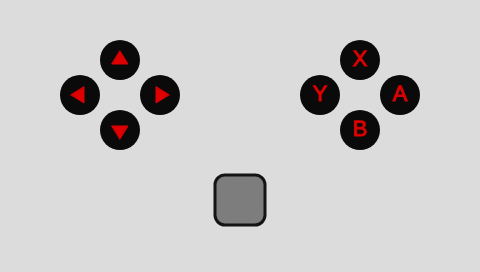
Frame 1 (no input)
Frame 60 (no input): identical to frame 1, image omitted
Frame 120 (the mouse pressed at the canvas centre since frame 60): identical to frame 1, image omitted

The p5.js sketch that drew this single still picture (run headless with seeded random() and noise() and a simulated clock; from frame 60 on, the mouse is pressed at the canvas centre):

// p5.js sketch
// ── sketch.js
function setup() {
  createCanvas(480, 272);
  angle1 = 0;
  g = 0;
  a = 1;
  alphaV = [255,255,255,255,255,255,255,255];
}

function draw() {
  background(220);
  

  // create buttons
  push()
  fill(10)
  noStroke()
  //up
  fill(10,alphaV[0])
  ellipse(120,60,40)
  
  //down
  fill(10,alphaV[1])
  ellipse(120,130,40)
  
  //left
  fill(10,alphaV[2])
  ellipse(80,95,40)
  
  //right
  fill(10,alphaV[3])
  ellipse(160,95,40)
  
  //x
  fill(10,alphaV[4])
  ellipse(360,60,40)
  
  //b
  fill(10,alphaV[5])
  ellipse(360,130,40)
  
  //y
  fill(10,alphaV[6])
  ellipse(320,95,40)
  
  //a
  fill(10,alphaV[7])
  ellipse(400,95,40)
  pop()
  
    // create buttons
  push()
  //fill(191, 34, 34)
  //stroke(191, 34, 34)
  fill(220, 0, 0)
  stroke(220, 0, 0)
  strokeWeight(1)
  
  //up
  //ellipse(120,60,40)
  triangle(112,65-a,128,65-a,120,52-a)
  
  //down
  //ellipse(120,130,40)
  triangle(112,125+a,128,125+a,120,138+a)
  
  //left
  //ellipse(80,95,40)
  triangle(85-a,87,85-a,103,72-a,95)
  
  //right
  //ellipse(160,95,40)
  triangle(155+a,87,155+a,103,168+a,95)
  
  
  textAlign(CENTER,CENTER)
  textSize(22)
  //x
  //ellipse(360,60,40)
  text('X',360,60)
  
  //b
  //ellipse(360,130,40)
  text('B',360,130)
  
  
  //y
  //ellipse(320,95,40)
  text('Y',320,95)
  
  
  //a
  //ellipse(400,95,40)
  text('A',400,95)
  
  
  pop()
  
  
  //create axle model
    push();
    rectMode(CENTER);
    fill(125);
    stroke(20);
    strokeWeight(3);
    translate(240,200);
    rotate(angle1);
    rect(0,0,50,50,10);
    pop();
  
  if (g == 1){
    angle1 = angle1 + 0.12;
  } else {
    angle1 = angle1;    
  }
    
}

function mousePressed(){
  //up button
  if(dist(mouseX,mouseY,120,60)<20){
    alphaV[0] = 150;
  }
  //down button
  if(dist(mouseX,mouseY,120,130)<20){
    alphaV[1] = 150;
  }
  //left button
  if(dist(mouseX,mouseY,80,95)<20){
    alphaV[2] = 150;
  }
  //right button
  if(dist(mouseX,mouseY,160,95)<20){
    alphaV[3] = 150;
  }
  //x button
  if(dist(mouseX,mouseY,360,60)<20){
    alphaV[4] = 150;
  }
  //b button
  if(dist(mouseX,mouseY,360,130)<20){
    alphaV[5] = 150;
  }
  
  //y button
  if(dist(mouseX,mouseY,320,95)<20){
    alphaV[6] = 150;
  }
  
  //a button
  if(dist(mouseX,mouseY,400,95)<20){
    g = 1;
    alphaV[7] = 150;
  }
  
  
}

function mouseReleased(){
  g = 0;
  alphaV = [255,255,255,255,255,255,255,255];
  
}
